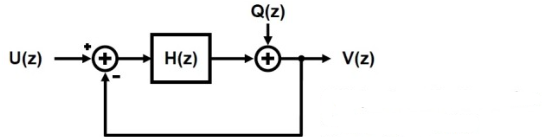
#> input picture feedback_loop_filter.png, 543 x 137 px
$ python lpf_compare.py --img-a ../feedback_loop_filter.png --img-b ../feedback_loop_filter.png
#> lines starting #> are read from the running program, lines starting #| are printed output that depends on the picture; long printed decimals are rounded
from argparse import ArgumentParser
from pathlib import Path
from typing import cast

from PIL import Image, ImageFilter
import numpy as np

from modules.generated_output_paths import lpf_output_path


def _load_rgb(image_path: str) -> np.ndarray:
#> called with image_path = '../feedback_loop_filter.png'
    with Image.open(image_path) as image:
#> image is the input picture: PIL image 543x137 RGBA; mean R, G, B, A 242, 242, 242, 255
        rgb_image = image.convert("RGB")
        return np.asarray(rgb_image, dtype=np.float32) / 255.0


def _apply_lpf_rgb(image_array: np.ndarray, radius: float) -> np.ndarray:
#> called with radius = 1.5
    image_uint8 = np.clip(np.rint(image_array * 255.0), 0, 255).astype(np.uint8)
    filtered_image = Image.fromarray(image_uint8, mode="RGB").filter(ImageFilter.GaussianBlur(radius=radius))
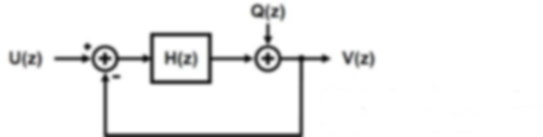
#> filtered_image: PIL image 543x137 RGB; mean R, G, B 242, 242, 242
    filtered_array = np.asarray(filtered_image, dtype=np.float32) / 255.0

    if not np.isfinite(filtered_array).all():
        raise ValueError("LPF output contains non-finite values")

    return filtered_array


def _metrics(reference: np.ndarray, target: np.ndarray) -> dict[str, object]:
    difference = reference - target
#> difference: shape (137, 543, 3) float32; every value is 0
    absolute_difference = np.abs(difference)
    mse = float(np.mean(np.square(difference)))
#> mse = 0
    rmse = float(np.sqrt(mse))
#> rmse = 0
    mae = float(np.mean(absolute_difference))
#> mae = 0
    max_abs_error = float(np.max(absolute_difference))
#> max_abs_error = 0
    mean_signed_error = float(np.mean(difference))
#> mean_signed_error = 0
    psnr = float("inf") if mse == 0 else float(20.0 * np.log10(1.0 / np.sqrt(mse)))
#> psnr = inf

    per_channel = {}
    for channel_index, channel_name in enumerate(("R", "G", "B")):
        channel_difference = difference[:, :, channel_index]
        channel_abs_difference = absolute_difference[:, :, channel_index]
        channel_mse = float(np.mean(np.square(channel_difference)))
        per_channel[channel_name] = {
            "mae": float(np.mean(channel_abs_difference)),
            "mse": channel_mse,
            "rmse": float(np.sqrt(channel_mse)),
            "max_abs_error": float(np.max(channel_abs_difference)),
            "mean_signed_error": float(np.mean(channel_difference)),
        }
#> after the loop, per_channel = 3 items

    return {
        "mae": mae,
        "mse": mse,
        "rmse": rmse,
        "max_abs_error": max_abs_error,
        "mean_signed_error": mean_signed_error,
        "psnr": psnr,
        "p50_abs_error": float(np.percentile(absolute_difference, 50)),
        "p95_abs_error": float(np.percentile(absolute_difference, 95)),
        "p99_abs_error": float(np.percentile(absolute_difference, 99)),
        "per_channel": per_channel,
    }


def _save_rgb(image_array: np.ndarray, output_path: str) -> None:
    image_uint8 = np.clip(np.rint(image_array * 255.0), 0, 255).astype(np.uint8)
    Image.fromarray(image_uint8, mode="RGB").save(output_path)


def compare_images(
    image_a_path: str,
    image_b_path: str,
    radius: float = 1.5,
    save_outputs: bool = False,
) -> dict[str, object]:
    image_a = _load_rgb(image_a_path)
    image_b = _load_rgb(image_b_path)

    if image_a.shape != image_b.shape:
        raise ValueError(
            f"Image shapes differ: {image_a_path}={image_a.shape}, {image_b_path}={image_b.shape}"
        )

    filtered_a = _apply_lpf_rgb(image_a, radius)
    filtered_b = _apply_lpf_rgb(image_b, radius)
    metrics = _metrics(filtered_a, filtered_b)
#> metrics = 10 items

    if save_outputs:
        stem_a = Path(image_a_path).stem
        stem_b = Path(image_b_path).stem
        _save_rgb(filtered_a, lpf_output_path(f"{stem_a}_lpf.bmp"))
        _save_rgb(filtered_b, lpf_output_path(f"{stem_b}_lpf.bmp"))
        _save_rgb(np.abs(filtered_a - filtered_b), lpf_output_path(f"lpf_diff_{stem_a}_vs_{stem_b}.bmp"))

    return metrics


def main() -> None:
    parser = ArgumentParser(description="Apply LPF to two images and compare them.")
    parser.add_argument("--img-a", default="image_mul_sample.bmp", help="First image path")
    parser.add_argument("--img-b", default="sample.jpg", help="Second image path")
    parser.add_argument("--radius", type=float, default=1.5, help="Gaussian blur radius")
    parser.add_argument("--save", action="store_true", help="Save LPF outputs and abs-diff image")
    args = parser.parse_args()

    metrics = compare_images(args.img_a, args.img_b, radius=args.radius, save_outputs=args.save)
#> metrics = 10 items
    print(f"Compared: {args.img_a} vs {args.img_b}")
    print(f"LPF radius: {args.radius}")
    print(f"MAE: {metrics['mae']:.6f}")
#| MAE: 0
    print(f"MSE: {metrics['mse']:.6f}")
#| MSE: 0
    print(f"RMSE: {metrics['rmse']:.6f}")
#| RMSE: 0
    print(f"Max abs error: {metrics['max_abs_error']:.6f}")
#| Max abs error: 0
    print(f"Mean signed error: {metrics['mean_signed_error']:.6f}")
#| Mean signed error: 0
    print(f"PSNR: {metrics['psnr']:.6f}")
#| PSNR: inf
    print(f"P50 abs error: {metrics['p50_abs_error']:.6f}")
#| P50 abs error: 0
    print(f"P95 abs error: {metrics['p95_abs_error']:.6f}")
#| P95 abs error: 0
    print(f"P99 abs error: {metrics['p99_abs_error']:.6f}")
#| P99 abs error: 0

    per_channel = cast(dict[str, dict[str, float]], metrics["per_channel"])
#> per_channel = 3 items
    for channel_name, channel_metrics in per_channel.items():
        print(
            f"{channel_name}: MAE={channel_metrics['mae']:.6f}, "
            f"MSE={channel_metrics['mse']:.6f}, "
            f"RMSE={channel_metrics['rmse']:.6f}, "
            f"MaxAbs={channel_metrics['max_abs_error']:.6f}, "
            f"MeanSigned={channel_metrics['mean_signed_error']:.6f}"
        )
#> this loop made 3 passes
#> channel_name on passes 1 to 3: 'R', 'G', 'B'
#| R: MAE=0, MSE=0, RMSE=0, MaxAbs=0, MeanSigned=0
#| G: MAE=0, MSE=0, RMSE=0, MaxAbs=0, MeanSigned=0
#| B: MAE=0, MSE=0, RMSE=0, MaxAbs=0, MeanSigned=0


if __name__ == "__main__":
    main()
